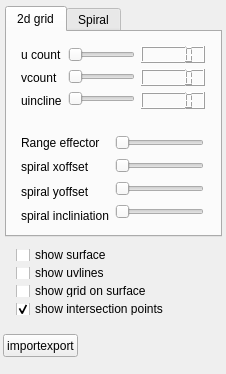
<?xml version="1.0" encoding="UTF-8"?>
<ui version="4.0">
 <class>apdl_mex_design_001</class>
 <widget class="QWidget" name="apdl_mex_design_001">
  <property name="geometry">
   <rect>
    <x>0</x>
    <y>0</y>
    <width>226</width>
    <height>374</height>
   </rect>
  </property>
  <property name="windowTitle">
   <string>apdl_mex_design_001</string>
  </property>
  <widget class="QTabWidget" name="tabWidget">
   <property name="geometry">
    <rect>
     <x>5</x>
     <y>6</y>
     <width>217</width>
     <height>231</height>
    </rect>
   </property>
   <property name="currentIndex">
    <number>0</number>
   </property>
   <widget class="QWidget" name="tab">
    <attribute name="title">
     <string>2d grid</string>
    </attribute>
    <widget class="QWidget" name="horizontalLayoutWidget_2">
     <property name="geometry">
      <rect>
       <x>3</x>
       <y>90</y>
       <width>205</width>
       <height>114</height>
      </rect>
     </property>
     <layout class="QHBoxLayout" name="horizontalLayout_2">
      <item>
       <layout class="QVBoxLayout" name="verticalLayout_3">
        <item>
         <widget class="QLabel" name="label_10">
          <property name="text">
           <string>Range effector</string>
          </property>
         </widget>
        </item>
        <item>
         <widget class="QLabel" name="label_3">
          <property name="text">
           <string>spiral xoffset</string>
          </property>
         </widget>
        </item>
        <item>
         <widget class="QLabel" name="kkk">
          <property name="text">
           <string>spiral yoffset</string>
          </property>
         </widget>
        </item>
        <item>
         <widget class="QLabel" name="label_5">
          <property name="text">
           <string>spiral incliniation</string>
          </property>
         </widget>
        </item>
       </layout>
      </item>
      <item>
       <layout class="QVBoxLayout" name="sliderset_2">
        <item>
         <widget class="QSlider" name="splinerange">
          <property name="maximum">
           <number>100</number>
          </property>
          <property name="orientation">
           <enum>Qt::Horizontal</enum>
          </property>
         </widget>
        </item>
        <item>
         <widget class="QSlider" name="spiralxoffset">
          <property name="maximum">
           <number>200</number>
          </property>
          <property name="orientation">
           <enum>Qt::Horizontal</enum>
          </property>
         </widget>
        </item>
        <item>
         <widget class="QSlider" name="spiralyoffset">
          <property name="maximum">
           <number>200</number>
          </property>
          <property name="orientation">
           <enum>Qt::Horizontal</enum>
          </property>
         </widget>
        </item>
        <item>
         <widget class="QSlider" name="spiralinclination">
          <property name="maximum">
           <number>200</number>
          </property>
          <property name="orientation">
           <enum>Qt::Horizontal</enum>
          </property>
         </widget>
        </item>
       </layout>
      </item>
     </layout>
    </widget>
    <widget class="QWidget" name="horizontalLayoutWidget">
     <property name="geometry">
      <rect>
       <x>3</x>
       <y>3</y>
       <width>206</width>
       <height>85</height>
      </rect>
     </property>
     <layout class="QHBoxLayout" name="horizontalLayout">
      <item>
       <layout class="QVBoxLayout" name="verticalLayout">
        <item>
         <widget class="QLabel" name="label_2">
          <property name="text">
           <string>u count</string>
          </property>
         </widget>
        </item>
        <item>
         <widget class="QLabel" name="label">
          <property name="text">
           <string>vcount</string>
          </property>
         </widget>
        </item>
        <item>
         <widget class="QLabel" name="label_4">
          <property name="text">
           <string>uincline</string>
          </property>
         </widget>
        </item>
       </layout>
      </item>
      <item>
       <layout class="QVBoxLayout" name="sliderset">
        <item>
         <widget class="QSlider" name="griducount">
          <property name="minimum">
           <number>2</number>
          </property>
          <property name="orientation">
           <enum>Qt::Horizontal</enum>
          </property>
         </widget>
        </item>
        <item>
         <widget class="QSlider" name="gridvcount">
          <property name="orientation">
           <enum>Qt::Horizontal</enum>
          </property>
         </widget>
        </item>
        <item>
         <widget class="QSlider" name="uincline">
          <property name="orientation">
           <enum>Qt::Horizontal</enum>
          </property>
         </widget>
        </item>
       </layout>
      </item>
      <item>
       <layout class="QVBoxLayout" name="verticalLayout_4">
        <item>
         <widget class="QLCDNumber" name="lcdNumber"/>
        </item>
        <item>
         <widget class="QLCDNumber" name="lcdNumber_2"/>
        </item>
        <item>
         <widget class="QLCDNumber" name="lcdNumber_3"/>
        </item>
       </layout>
      </item>
     </layout>
    </widget>
   </widget>
   <widget class="QWidget" name="tab_2">
    <attribute name="title">
     <string>Spiral</string>
    </attribute>
   </widget>
  </widget>
  <widget class="QWidget" name="verticalLayoutWidget">
   <property name="geometry">
    <rect>
     <x>5</x>
     <y>238</y>
     <width>214</width>
     <height>88</height>
    </rect>
   </property>
   <layout class="QVBoxLayout" name="verticalLayout_2">
    <item>
     <widget class="QCheckBox" name="vizsrf">
      <property name="text">
       <string>show surface</string>
      </property>
      <property name="checked">
       <bool>false</bool>
      </property>
     </widget>
    </item>
    <item>
     <widget class="QCheckBox" name="vizuvlines">
      <property name="text">
       <string>show uvlines</string>
      </property>
     </widget>
    </item>
    <item>
     <widget class="QCheckBox" name="viz3dcurves">
      <property name="text">
       <string>show grid on surface</string>
      </property>
      <property name="checked">
       <bool>false</bool>
      </property>
     </widget>
    </item>
    <item>
     <widget class="QCheckBox" name="vizintp">
      <property name="text">
       <string>show intersection points</string>
      </property>
      <property name="checked">
       <bool>true</bool>
      </property>
     </widget>
    </item>
   </layout>
  </widget>
  <widget class="QPushButton" name="importexport">
   <property name="geometry">
    <rect>
     <x>3</x>
     <y>334</y>
     <width>75</width>
     <height>23</height>
    </rect>
   </property>
   <property name="text">
    <string>importexport</string>
   </property>
  </widget>
 </widget>
 <layoutdefault spacing="6" margin="11"/>
 <resources/>
 <connections>
  <connection>
   <sender>griducount</sender>
   <signal>sliderMoved(int)</signal>
   <receiver>lcdNumber</receiver>
   <slot>display(int)</slot>
   <hints>
    <hint type="sourcelabel">
     <x>74</x>
     <y>51</y>
    </hint>
    <hint type="destinationlabel">
     <x>134</x>
     <y>51</y>
    </hint>
   </hints>
  </connection>
  <connection>
   <sender>gridvcount</sender>
   <signal>sliderMoved(int)</signal>
   <receiver>lcdNumber_2</receiver>
   <slot>display(int)</slot>
   <hints>
    <hint type="sourcelabel">
     <x>74</x>
     <y>71</y>
    </hint>
    <hint type="destinationlabel">
     <x>134</x>
     <y>71</y>
    </hint>
   </hints>
  </connection>
  <connection>
   <sender>uincline</sender>
   <signal>sliderMoved(int)</signal>
   <receiver>lcdNumber_3</receiver>
   <slot>display(int)</slot>
   <hints>
    <hint type="sourcelabel">
     <x>74</x>
     <y>90</y>
    </hint>
    <hint type="destinationlabel">
     <x>134</x>
     <y>90</y>
    </hint>
   </hints>
  </connection>
 </connections>
</ui>
